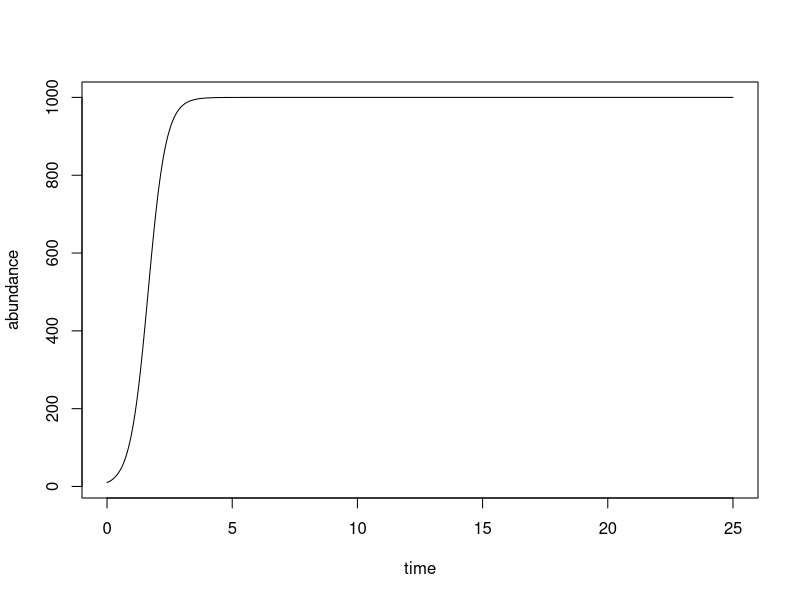

This chart was generated by the following R code:
library("deSolve")

# parameters and initial states
r <- 2.8
k <- 1000
n0 <- 10
endTime <- 25
timeIncrement <- 0.01

# objects required by the solver:
times <- seq(from = 0, to = endTime, by = timeIncrement)
parms <- list(r,k)
names(parms) <- c("r","k")

# function required by the solver:
myLogisticODE <- function(t, y, parms) {
  # to use with ode(), this function MUST have at  
  # least three arguments, and they MUST be in the order shown (t, y, parms)
  
  # here is the ODE: 
  dydt <- y * parms$r * (( parms$k - y ) / parms$k)
  
  # the function must return a list
  return( list(dydt) )
}

# call solver:
solution <- ode(y = n0, times = times, func = myLogisticODE, parms = parms)
# visualize results
plot(solution[,1], solution[,2], type = "l", xlab = "time", ylab = "abundance")
